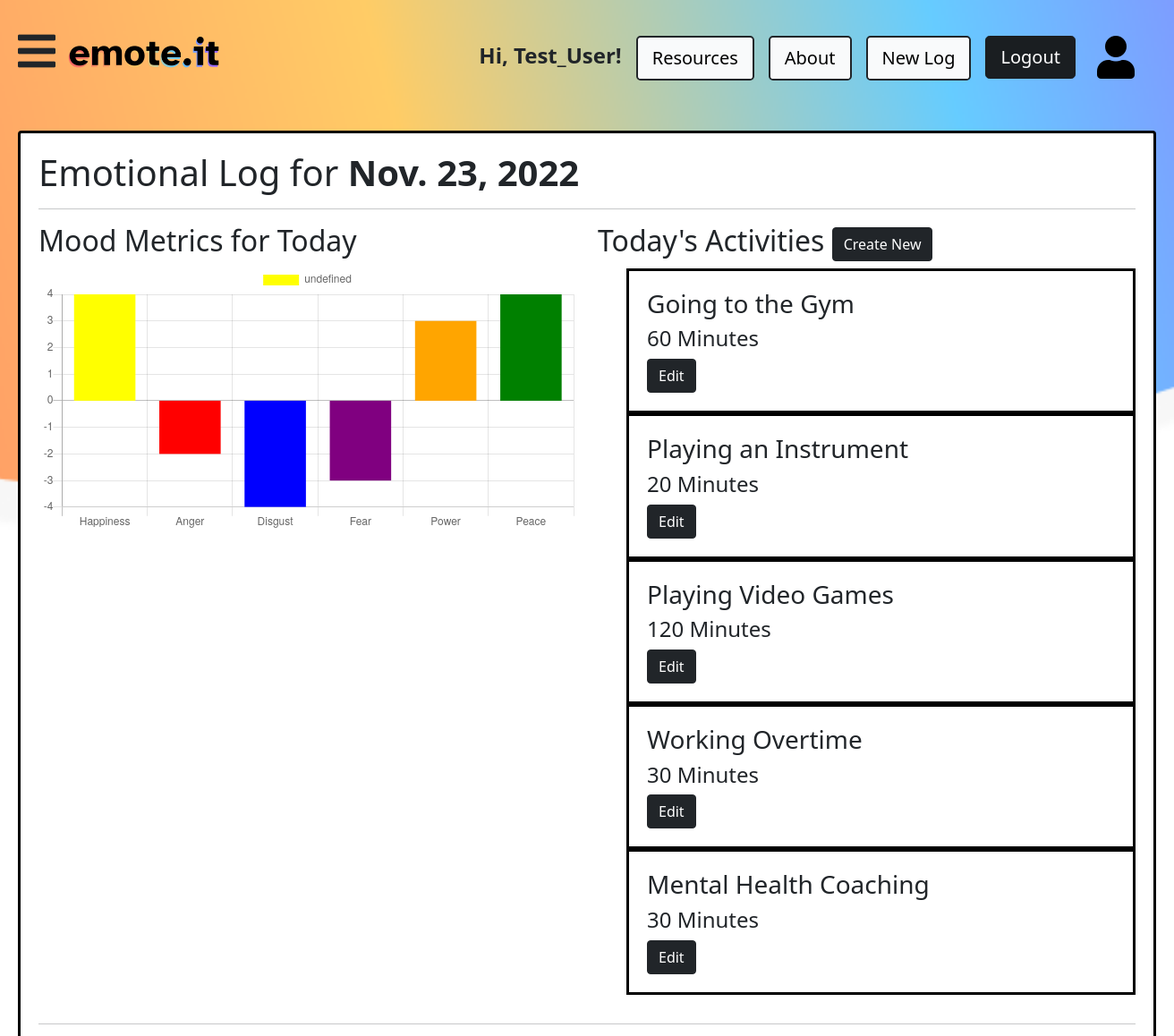
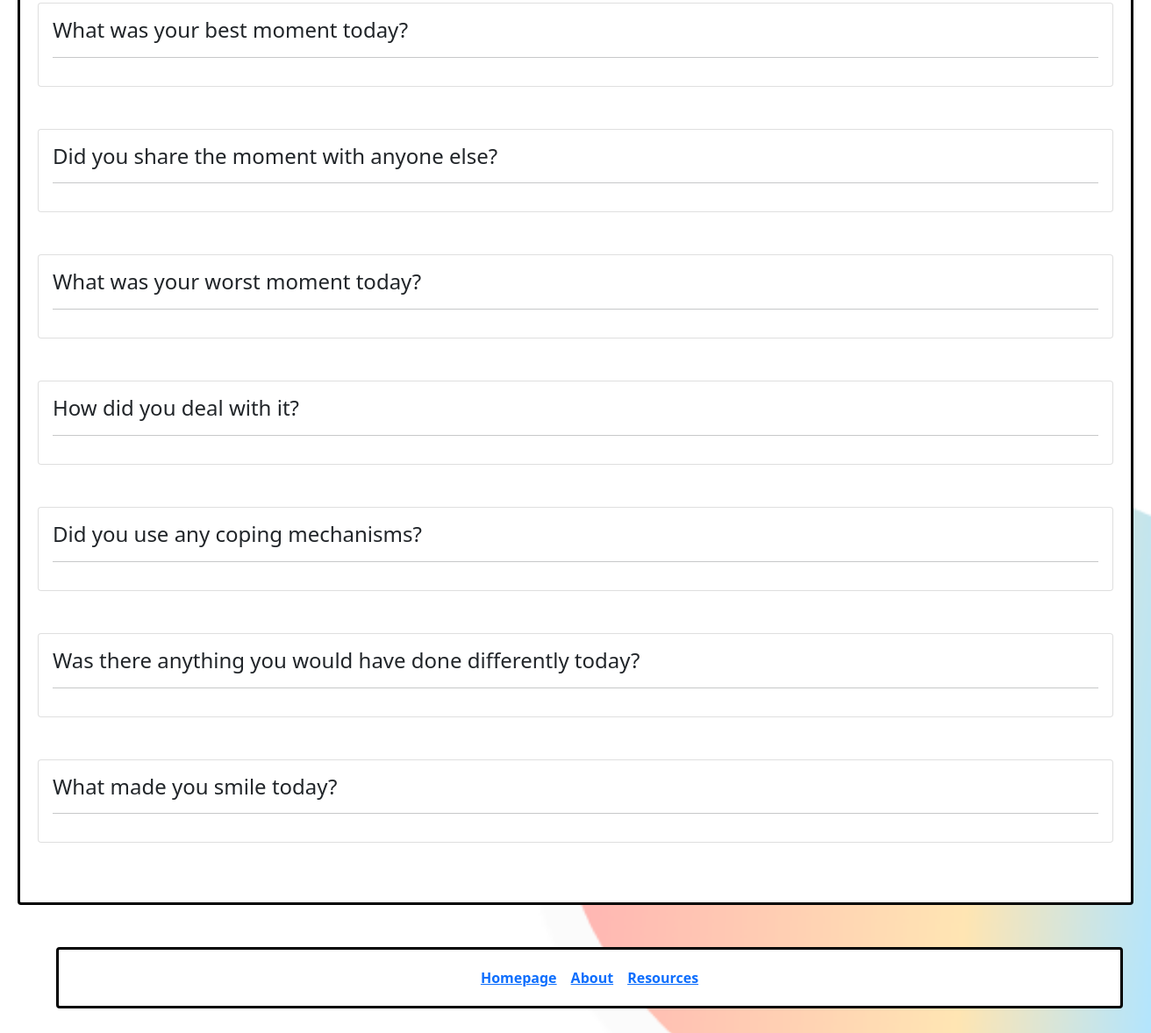
The app's page /entry/IskckORymy/ (signed in) with its own data (2 pictures, top to bottom).
### mental_health_diary/models.py (models this page shows)
class Entry(models.Model):
    id = models.AutoField(primary_key=True)
    date = models.DateField(default=date.today())
    creator = models.ForeignKey(User, on_delete=models.CASCADE, null=True)
    happiness = models.IntegerField(default=0, validators=[MinValueValidator(-5), MaxValueValidator(5)])
    anger = models.IntegerField(default=0, validators=[MinValueValidator(-5), MaxValueValidator(5)])
    disgust = models.IntegerField(default=0, validators=[MinValueValidator(-5), MaxValueValidator(5)])
    fear = models.IntegerField(default=0, validators=[MinValueValidator(-5), MaxValueValidator(5)])
    power = models.IntegerField(default=0, validators=[MinValueValidator(-5), MaxValueValidator(5)])
    peace = models.IntegerField(default=0, validators=[MinValueValidator(-5), MaxValueValidator(5)])
    mood = models.FloatField(default=0)
    best_moment = models.TextField(max_length=500, null=True)
    share_best = models.TextField(max_length=500, null=True)
    worst_moment = models.TextField(max_length=500, null=True)
    deal_worst = models.TextField(max_length=500, null=True)
    coping_mech = models.TextField(max_length=500, null=True)
    anything_different = models.TextField(max_length=500, null=True)
    smile = models.TextField(max_length=500, null=True)
    url = models.CharField(null=True, max_length=10)
    class Meta:
        verbose_name_plural = "Entries"

class ActivityEntry(models.Model):
    id = models.AutoField(primary_key=True)
    time = models.IntegerField(default=0, validators=[MinValueValidator(0), MaxValueValidator(1440)])
    activity = models.ForeignKey(Activity, on_delete=models.CASCADE, null=True, unique=False)
    date = models.DateField(default=date.today())
    creator = models.ForeignKey(User, on_delete=models.CASCADE, null=True)
    url = models.CharField(null=True, max_length=10)
    class Meta:
        verbose_name_plural = "Activity Entries"

class Activity(models.Model):
    id = models.AutoField(primary_key=True, editable=True)
    activity = models.CharField(max_length=64)
    type = models.ForeignKey(ActivityType, on_delete=models.CASCADE, null=True, unique=False)
    def __str__(self):
        return self.activity
    class Meta:
        verbose_name_plural = "Activities"

### mental_health_diary/views.py (the view)
# urls.py: path('entry/<str:entry_slug>/', views.view_entry, name='view_entry'),
@login_required
def view_entry(request, entry_slug):
    context_dict = {}
    context_dict['user'] = request.user
    try:
        entry = Entry.objects.get(url=entry_slug)
        activities = ActivityEntry.objects.filter(creator=entry.creator, date=entry.date)
        context_dict['entry'] = entry
        context_dict['activities'] = activities
    except Entry.DoesNotExist:
        context_dict['entry'] = None
    return render(request, 'main/view_entry.html', context=context_dict)

### templates/main/view_entry.html (shortened to what this page needs)
{% extends 'main/base.html' %}
{% block body %}
    {% if entry and entry.creator == user %}
    <div class = "container-fluid rounded" id="about-div">
        <h1>Emotional Log for <strong>{{entry.date}}</strong></h1>
        <hr>
        <div class="row">
            <div class="col">
        <h2>Mood Metrics for Today</h2>
        <canvas id="barEmotions" style="width:100%;max-width:700px"></canvas>
    </div>
<div class="col">
        <h2>Today's Activities    <a href="{% url 'new_activity_entry' %}" class="btn btn-dark justify-content-end">Create New</a></h2>
        {%if activities %}
        <ul>
            {% for activity in activities %}
            <div id="about-div">
                <h3>{{activity.activity}}</h3>
                <h4>{{activity.time}} Minutes</h4>
                <a href="{% url 'edit_activity_entry' activity.url %}" class="btn btn-dark justify-content-end">Edit</a>
            </div>
            {%endfor%}
        </ul>
        {% else %}
        <h3>No Activities entered for today</h3>
        {% endif %}
    </div>
    </div> <hr>
    {% if entry.best_moment != null or entry.best_moment == ""%}
        <div class="card">
            <div class="card-body">
                <h4 class="card-title">What was your best moment today?</h4>
                <hr>
            </div>
        </div>
        <br><br>
    {% endif %}
    {% if entry.share_best != null or entry.share_best == ""%}
        <div class="card">
            <div class="card-body">
                <h4 class="card-title">Did you share the moment with anyone else?</h4>
                <hr>
            </div>
        </div>
        <br><br>
    {% endif %}
    {% if entry.worst_moment != null or entry.worst_moment == ""%}
        <div class="card">
            <div class="card-body">
                <h4 class="card-title">What was your worst moment today?</h4>
                <hr>
            </div>
        </div>
        <br><br>
    {% endif %}
    {% if entry.deal_worst != null or entry.deal_worst == "" %}
        <div class="card">
            <div class="card-body">
                <h4 class="card-title">How did you deal with it?</h4>
                <hr>
            </div>
        </div>
        <br><br>
    {% endif %}
    {% if entry.coping_mech != null or entry.coping_mech == "" %}
        <div class="card">
            <div class="card-body">
                <h4 class="card-title">Did you use any coping mechanisms?</h4>
                <hr>
            </div>
        </div>
        <br><br>
    {% endif %}
    {% if entry.anything_different != null or entry.anything_different == "" %}
        <div class="card">
            <div class="card-body">
                <h4 class="card-title">Was there anything you would have done differently today?</h4>
                <hr>
            </div>
        </div>
        <br><br>
    {% endif %}
    {% if entry.smile != null or entry.smile == ""%}
        <div class="card">
            <div class="card-body">
                <h4 class="card-title">What made you smile today?</h4>
                <hr>
            </div>
        </div>
        <br><br>
    {% endif %}
    </div>
    {% else %}
        <h2>Entry cannot be accessed! Create one <a href="{% url 'new_entry' %}">here</a></h2>
    {% endif %}
    <script>
        var xValues = ["Happiness", "Anger", "Disgust", "Fear", "Power", "Peace"];
        var yValues = ['{{ entry.happiness }}', '{{ entry.anger }}', '{{entry.disgust}}', '{{entry.fear}}', '{{entry.power}}', '{{entry.peace}}'];
        var barColors = ["yellow", "red","blue","purple","orange", "green"];
        var barEmotions = new Chart("barEmotions", {
            type: "bar",
            data: {
                labels: ["Happiness", "Anger", "Disgust", "Fear", "Power", "Peace"],
                datasets: [{
                    backgroundColor: barColors,
                    data: yValues
                }]
            },
            options: {
                plugins: {
                    title: {
                        display: true,
                        text: 'Emotion Entries'
                    }
                }
            }
        });
    </script>
{% endblock %}

### templates/main/base.html (shortened to what this page needs)
<!DOCTYPE html>
{% load static %}
<html>
<head>
    <link href="https://cdn.jsdelivr.net/npm/bootstrap@5.0.2/dist/css/bootstrap.min.css" rel="stylesheet">
    <link rel="stylesheet" href="https://use.fontawesome.com/releases/v5.6.3/css/all.css">
 <link rel="stylesheet" href="{% static 'css/page.css' %}" type="text/css">
</head>
<body>
    <div id="main-content">
	  <nav class="navbar navbar-expand-lg navbar" id="main-nav">
		<div class="float-left">
        <span id="sidebar-btn" type="button" class="fa fa-bars fa-3x" onclick="toggleNav()"></span>
        <a href="{% url 'index' %}">
        <img src="{% static 'logo1.png' %}" alt="emoteit" id="logo">
        </a>
        </div>
        <div class="navbar-collapse justify-content-end">
		<ul class="navbar-nav navbar-right ml-auto">
            {% if user.is_authenticated %}
            <div id="top-nav-btn">
			<h4><b>Hi, {{ user.username }}!</b></h4>
            </div>
            {% endif %}
            <a href="{% url 'self_help' %}">
                <button type="button" id="top-nav-btn" class="btn btn-light mr-1 btn-lg active border-2 border-dark" id="top-nav-btn" aria-pressed="true" aria-label="Right Align" >Resources
                </button>
                </a>
            <a href="{% url 'about' %}">
            <button type="button" id="top-nav-btn" class="btn btn-light mr-1 btn-lg active border-2 border-dark" id="top-nav-btn" aria-pressed="true" aria-label="Right Align" >About
            </button>
            </a>
            {% if user.is_authenticated %}
            <a href="{% url 'new_entry' %}">
                <button type="button" id="top-nav-btn" class="btn btn-light mr-1 btn-lg active border-2 border-dark" id="top-nav-btn" aria-pressed="true" aria-label="Right Align" >New Log
                </button>
                </a>
            <a href="{% url 'logout' %}">
                <button type="button" id="top-nav-btn" class="btn btn-dark mr-1 btn-lg active" aria-pressed="true" aria-label="Right Align" >Logout
                </button>
                </a>
            <a href="">
                <i id="user-icon" class="fas fa-user fa-3x"></i>
                </a>
            {% endif %}
        </div>
	  </nav>
    {% block body %}{% endblock %}
    <br>
    <br>
    <footer  class="position bottom-0 justify-content-center">
        <div class="container-fluid">
            <ul>
                <nav class="navbar navbar-expand-sm list-unstyled justify-content-center rounded" id="about-div">
                    <li class="nav-item px-2 text-muted">
                        <a href="{% url 'index' %}"><strong>Homepage</strong></a>
                    </li>
                    <li class="nav-item px-2 text-muted">
                        <a href="{% url 'about' %}"><strong>About</strong></a>
                    </li>
                    <li class="nav-item px-2 text-muted">
                        <a href="{% url 'self_help' %}"><strong>Resources</strong></a>
                    </li>
                </nav>
                </ul>
            </div>
    </footer>
    </div>
</body>
</html>

### static/css/page.css (style rules this page uses)
body { margin: 0; background-color: #DA7A7A; overflow-x: hidden; background-image: url("Background.png"); background-repeat: no-repeat; background-attachment: fixed; background-size:cover; background-position: right; }
canvas { margin-top: 0; margin-left: 0; margin-bottom: 0; }
#logo { width:190px; height:auto; }
#main-nav { background-color:transparent; margin-bottom:25px; }
#user-icon { -webkit-background-clip: text; background-clip: text; -webkit-text-fill-color: black; margin-bottom: .5rem; margin-left: 1rem; margin-right: 1.5rem; }
#about-div { background-color: white; border: 3px solid black; padding: 20px; }
.fas { width:200%; height:auto; color:#AFE1AF; }
#main-content { transition: margin-left .5s; padding: 20px; }
.container-fluid { align-items : center; justify-content : center }
#top-nav-btn { margin-bottom: .5rem; margin-left: .5rem; margin-right: .5rem; padding-top: .5rem; padding-bottom: .5rem; }
#sidebar-btn { visibility: visible; }

### records on screen
Entry: date "Nov. 23, 2022"
ActivityEntry: activity "Going to the Gym", time "60"
ActivityEntry: activity "Playing an Instrument", time "20"
ActivityEntry: activity "Playing Video Games", time "120"
ActivityEntry: activity "Working Overtime", time "30"
ActivityEntry: activity "Mental Health Coaching", time "30"

### other values on screen
{{ user.username }} "Test_User"
chart data {{ entry.happiness }} 4
chart data {{ entry.anger }} -2
chart data {{ entry.disgust }} -4
chart data {{ entry.fear }} -3
